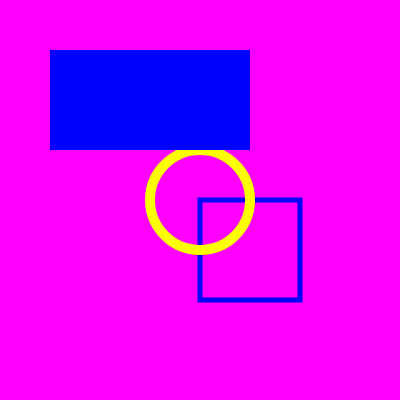
Frame 1 (no input)
Frame 60 (no input): identical to frame 1, image omitted
Frame 120 (the mouse pressed at the canvas centre since frame 60): identical to frame 1, image omitted

The p5.js sketch that drew this single still picture (run headless with seeded random() and noise() and a simulated clock; from frame 60 on, the mouse is pressed at the canvas centre):

// p5.js sketch
// ── sketch.js
//crateCanvas -> Crea un lienzo de 400 x 400 pixeles
function setup() {
  createCanvas(400, 400);//esto es un comentario tambien
}


//esto es un comentario de linea

/*
  Esto es un
  comentario 
  de bloque
*/


function draw() {
  background('#ff00ff');
  
  //blue no fill rect
  strokeWeight(5);
  stroke(0, 0, 255);
  noFill();
  square(200, 200, 100);
  
  //yellow no fill circle
  stroke(255, 255, 0);
  fill(0, 0, 0, 0);
  strokeWeight(10);
  circle(200, 200, 100);
  
  //blue fill rect
  fill(0, 0, 255);
  noStroke();
  rect(50, 50, 200, 100);
}
